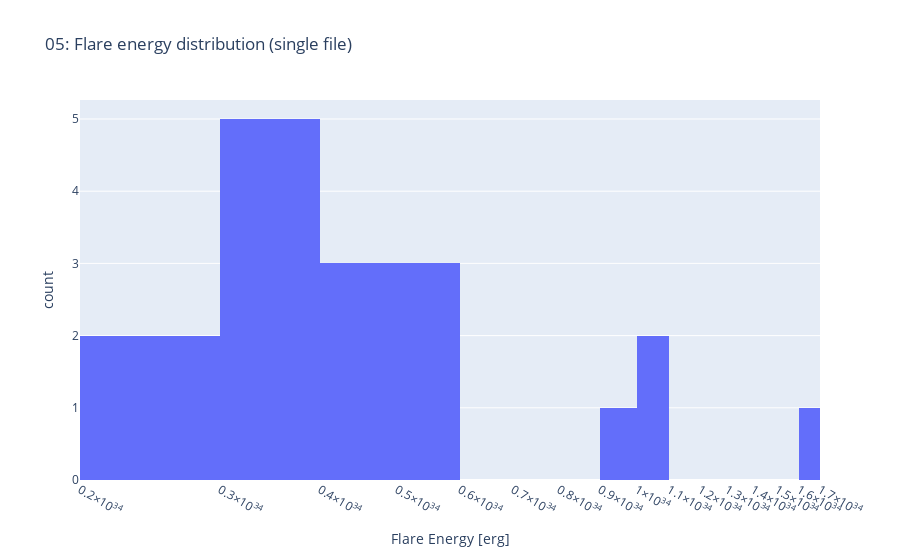

The cell this chart's notebook holds for it:
### Markdown cell above
## 5. エネルギー計算 (`tess_band_energy`, `flare_energy`)

`BaseFlareDetector` では、検出された各フレアについて

- まずフレアの「フラックス増加量（count）」を積分
- それを TESS 応答関数と恒星パラメータ（半径・温度）を用いて
  エネルギー [erg] に変換

することで、`energy` 配列を作っています。

- `tess_band_energy(count)`
  - TESS の波長応答関数と、星の有効温度・半径から
    「ある count がどれくらいのエネルギーに相当するか」を計算する関数です。
- `flare_energy(ene_thres_low, ene_thres_high)`
  - `energy` 配列に対して、指定したエネルギー範囲でフィルタリングを行い、
    フレア数と総エネルギーを集計します。

### Code cell
if detector is None or detector.energy is None:
    print("detector が未定義か、energy がまだ計算されていません。")
else:
    print("len(energy):", len(detector.energy))
    print("ene_thres_low:", detector.ene_thres_low)
    print("ene_thres_high:", detector.ene_thres_high)
    print("flare_number:", detector.flare_number)
    print("sum_flare_energy:", detector.sum_flare_energy)

    if len(detector.energy) > 0:
        fig_energy_hist = px.histogram(
            x=detector.energy,
            nbins=40,
            labels={"x": "Flare Energy [erg]", "y": "Count"},
            title="05: Flare energy distribution (single file)",
        )
        fig_energy_hist.update_xaxes(type="log")
        fig_energy_hist.show()

### Figure 1 — Plotly figure (JSON) as saved in the notebook; plotly's stock layout.template omitted (floating-point values rounded to 4 significant figures)
{"data": [{"bingroup": "x", "hovertemplate": "Flare Energy [erg]=%{x}<br>count=%{y}<extra></extra>", "legendgroup": "", "marker": {"color": "#636efa", "pattern": {"shape": ""}}, "name": "", "nbinsx": 40, "orientation": "v", "showlegend": false, "type": "histogram", "x": [4.612e+33, 1.565e+34, 2.672e+33, 1.518e+33, 4.025e+34, 3.226e+33, 8.177e+33, 2.927e+33, 4.095e+33, 2.16e+33, 4.706e+33, 3.268e+33, 9.522e+33, 2.626e+33, 1.899e+33, 2.276e+33, 3.136e+33, 9.374e+33], "xaxis": "x", "yaxis": "y"}], "layout": {"barmode": "relative", "legend": {"tracegroupgap": 0}, "title": {"text": "05: Flare energy distribution (single file)"}, "xaxis": {"anchor": "y", "domain": [0, 1], "title": {"text": "Flare Energy [erg]"}, "type": "log"}, "yaxis": {"anchor": "x", "domain": [0, 1], "title": {"text": "count"}}}}
